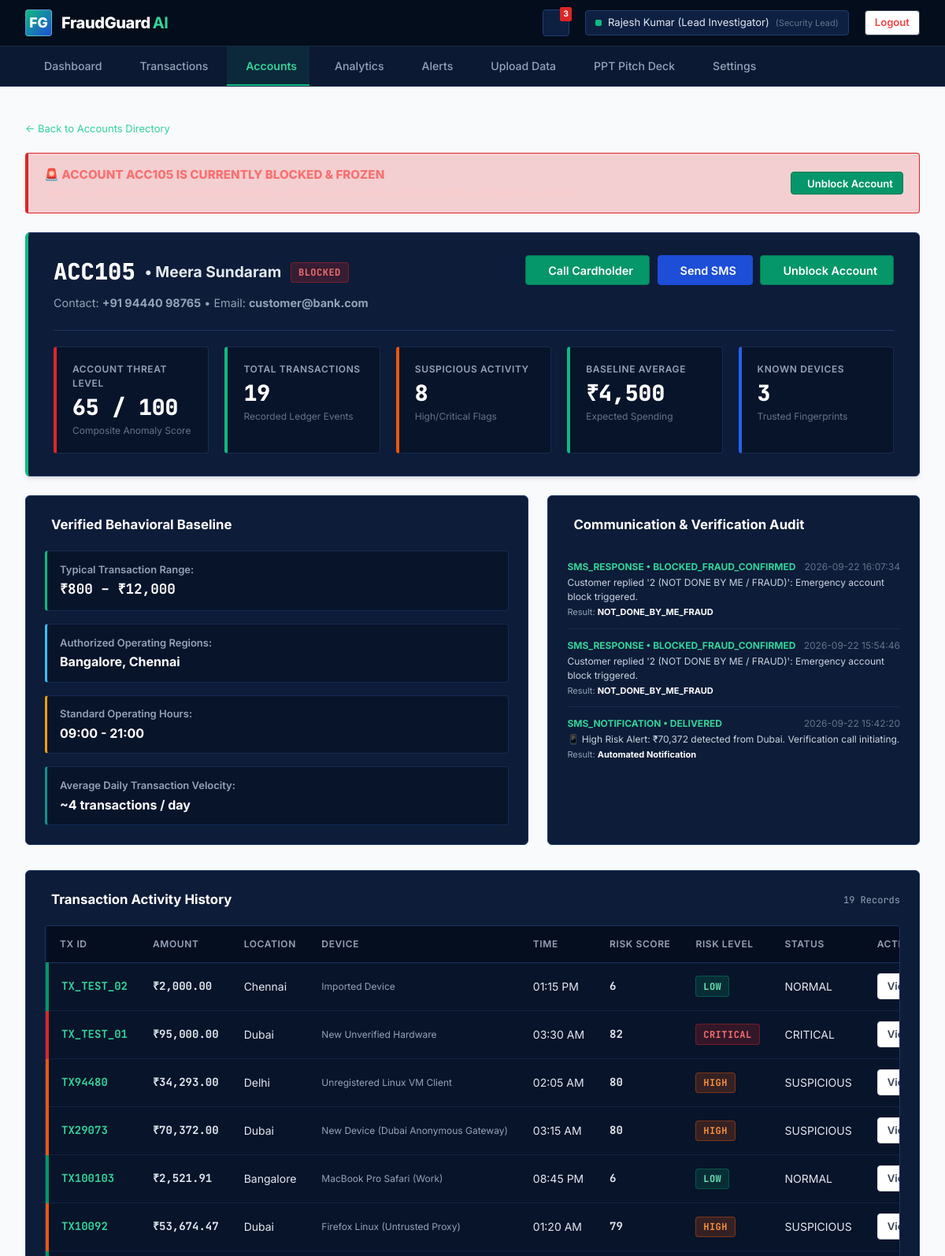
Page /accounts/ACC105 (signed in, upper part) on the earlier database version.
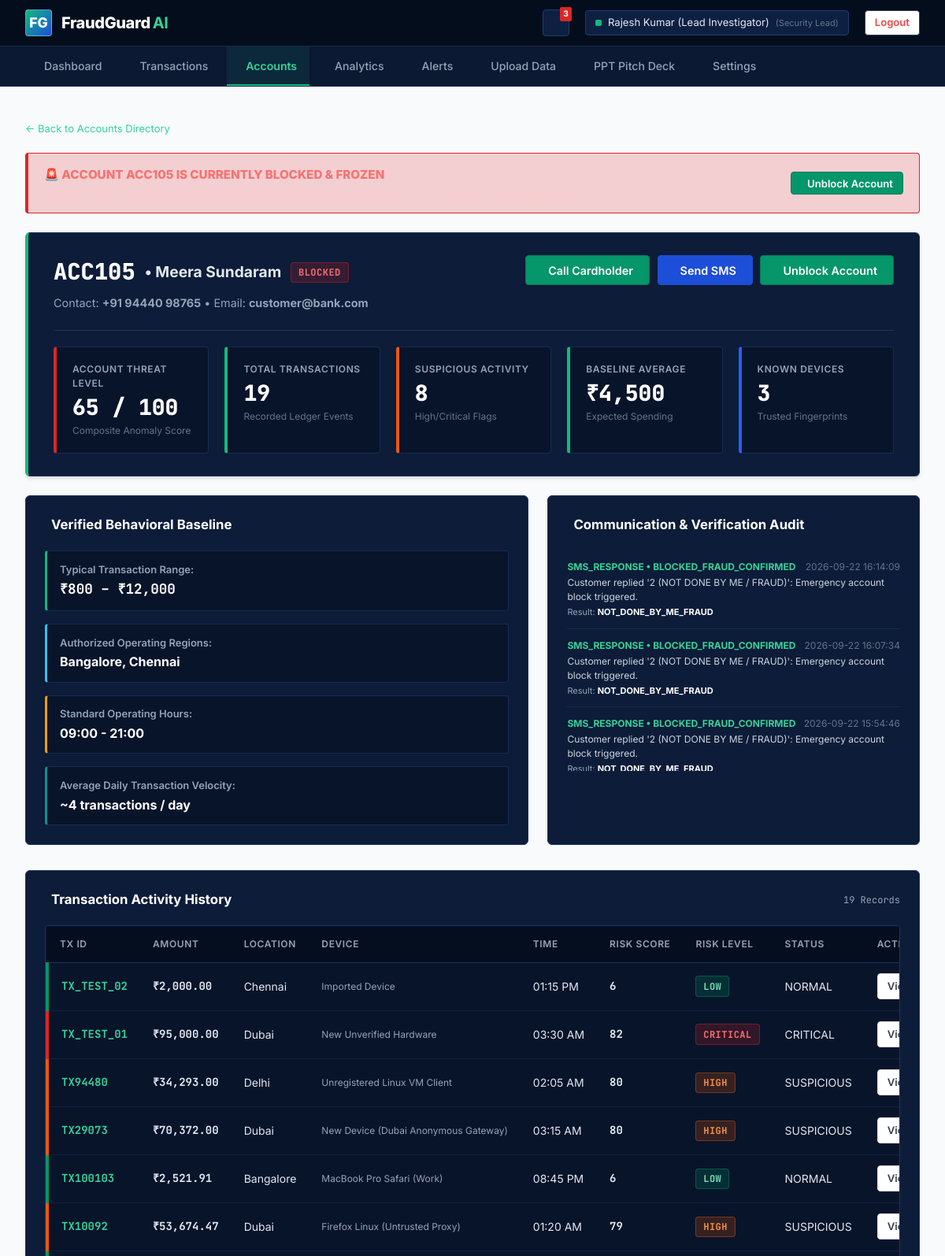
Same page on the later database version.
### tables this page shows
CREATE TABLE customer_communications (
            id INTEGER PRIMARY KEY AUTOINCREMENT,
            account_id TEXT NOT NULL,
            transaction_id TEXT,
            type TEXT NOT NULL, -- CALL, SMS, WHATSAPP
            recipient_contact TEXT NOT NULL,
            message_content TEXT NOT NULL,
            status TEXT DEFAULT 'DELIVERED', -- SENT, DELIVERED, ANSWERED, CONFIRMED_FRAUD, CONFIRMED_SAFE
            response TEXT,
            created_at TIMESTAMP DEFAULT CURRENT_TIMESTAMP
        );

CREATE TABLE transactions (
            id INTEGER PRIMARY KEY AUTOINCREMENT,
            transaction_id TEXT UNIQUE NOT NULL,
            account_id TEXT NOT NULL,
            recipient_account_id TEXT,
            amount REAL NOT NULL,
            avg_amount REAL NOT NULL,
            location TEXT NOT NULL,
            time_str TEXT NOT NULL,
            device TEXT NOT NULL,
            new_device INTEGER DEFAULT 0,
            transactions_10min INTEGER DEFAULT 1,
            rule_score INTEGER DEFAULT 0,
            ml_score INTEGER DEFAULT 0,
            risk_score INTEGER DEFAULT 0,
            risk_level TEXT DEFAULT 'LOW',
            status TEXT DEFAULT 'NORMAL',
            flagged_reasons TEXT DEFAULT '[]',
            created_at TIMESTAMP DEFAULT CURRENT_TIMESTAMP
        );

### app.py (the view)
@app.route('/accounts/<account_id>')
@login_required
def account_details_view(account_id):
    account = get_account_profile(account_id)
    if not account:
        flash(f'Account {account_id} not found.', 'warning')
        return redirect(url_for('accounts_view'))
    account_txs = get_transactions_for_account(account_id)
    suspicious_count = sum(1 for t in account_txs if t['risk_level'] in ['HIGH', 'CRITICAL'])
    communications = get_communications_for_account(account_id)
    return render_template(
        'account_details.html',
        account=dict(account),
        transactions=account_txs,
        suspicious_count=suspicious_count,
        communications=communications
    )

### app.py (called while the page is built)
def login_required(f):
    @wraps(f)
    def decorated_function(*args, **kwargs):
        if 'user_id' not in session:
            if request.is_json or request.path.startswith('/api/'):
                return jsonify({'success': False, 'message': 'Authentication required. Please log in.'}), 401
            return redirect(url_for('login_view', next=request.url))
        return f(*args, **kwargs)
    return decorated_function

### database.py (called while the page is built)
def get_db_connection():
    os.makedirs(os.path.dirname(DB_PATH), exist_ok=True)
    conn = sqlite3.connect(DB_PATH, timeout=30.0)
    conn.row_factory = sqlite3.Row
    return conn

def get_account_profile(account_id):
    conn = get_db_connection()
    account = conn.execute('SELECT * FROM accounts WHERE account_id = ?', (account_id,)).fetchone()
    conn.close()
    return account

def get_communications_for_account(account_id):
    conn = get_db_connection()
    rows = conn.execute('SELECT * FROM customer_communications WHERE account_id = ? ORDER BY id DESC', (account_id,)).fetchall()
    conn.close()
    return [dict(r) for r in rows]

### templates/account_details.html (shortened to what the changed rows need)
{% extends "base.html" %}
{% block content %}
<div class="app-main-content">
    <div class="dash-two-col-grid">
        <div class="panel-card">
            <div style="font-size: 12px; max-height: 280px; overflow-y: auto;">
                {% for comm in communications %}
                <div style="padding: 0.75rem 0; border-bottom: 1px solid #162C54;">
                    <div style="display: flex; justify-content: space-between; margin-bottom: 2px;">
                        <strong style="color: #34D399;">{{ comm.type }} &bull; {{ comm.status }}</strong>
                        <span style="color: #64748B;">{{ comm.created_at }}</span>
                    </div>
                    <div style="color: #CBD5E1;">{{ comm.message_content }}</div>
                    {% if comm.response %}
                    <div style="font-size: 11px; color: #94A3B8; margin-top: 2px;">Result: <strong style="color: #FFF;">{{ comm.response }}</strong></div>
                    {% endif %}
                </div>
                {% else %}
                <div style="color: #94A3B8; padding: 1rem 0; text-align: center;">
                    No communications logged yet. Click "Call Cardholder" or "Send SMS" above to initiate verification.
                </div>
                {% endfor %}
            </div>
        </div>
    </div>
    <div class="panel-card">
        <div class="table-responsive-container">
            <table class="fraud-table">
                <thead>
                    <tr>
                        <th>Tx ID</th>
                        <th>Amount</th>
                        <th>Location</th>
                        <th>Device</th>
                        <th>Time</th>
                        <th>Risk Score</th>
                        <th>Risk Level</th>
                        <th>Status</th>
                        <th>Action</th>
                    </tr>
                </thead>
                <tbody>
                    {% for tx in transactions %}
                    <tr class="risk-{{ tx.risk_level.lower() }}">
                        <td class="mono" style="font-weight: 700; color: #34D399;">{{ tx.transaction_id }}</td>
                        <td class="mono" style="font-weight: 700;">₹{{ "{:,.2f}".format(tx.amount) }}</td>
                        <td>{{ tx.location }}</td>
                        <td style="font-size: 12px; color: #94A3B8;">{{ tx.device }}</td>
                        <td>{{ tx.time_str }}</td>
                        <td class="mono" style="font-weight: 700;">{{ tx.risk_score }}</td>
                        <td><span class="risk-tag {{ tx.risk_level.lower() }}">{{ tx.risk_level }}</span></td>
                        <td>{{ tx.status }}</td>
                        <td>
                            <a href="{{ url_for('transaction_details_view', tx_id=tx.transaction_id) }}" class="btn btn-secondary btn-sm">
                                View
                            </a>
                        </td>
                    </tr>
                    {% endfor %}
                </tbody>
            </table>
        </div>
    </div>
</div>
{% endblock %}

Differences in the rows shown:
no longer on this page (row unchanged): customer_communications: type "SMS_NOTIFICATION", status "DELIVERED", created_at "2026-09-22 15:42:20", message_content "📱 High Risk Alert: ₹70,372 detected from Dubai. Verification call initiating.", response "Automated Notification"
added customer_communications: type "SMS_RESPONSE", status "BLOCKED_FRAUD_CONFIRMED", created_at "2026-09-22 16:14:09", message_content "Customer replied '2 (NOT DONE BY ME / FRAUD)': Emergency account block triggered.", response "NOT_DONE_BY_ME_FRAUD"
